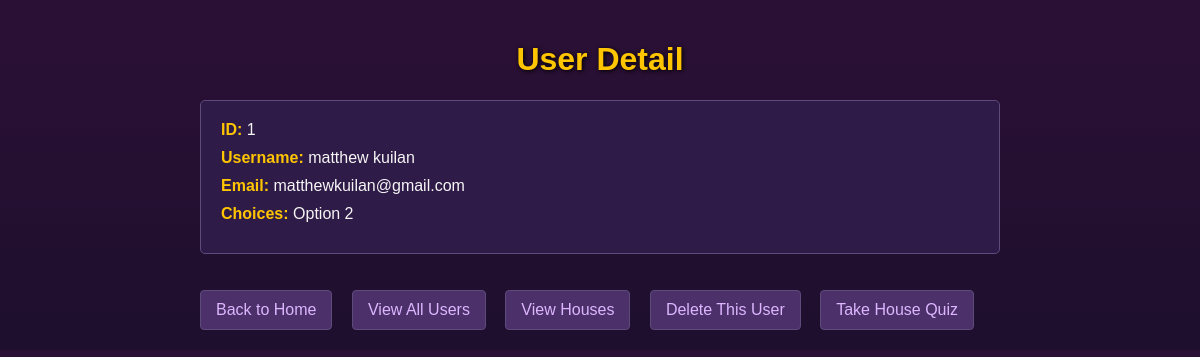
The page /user/1 on the database as committed earlier.
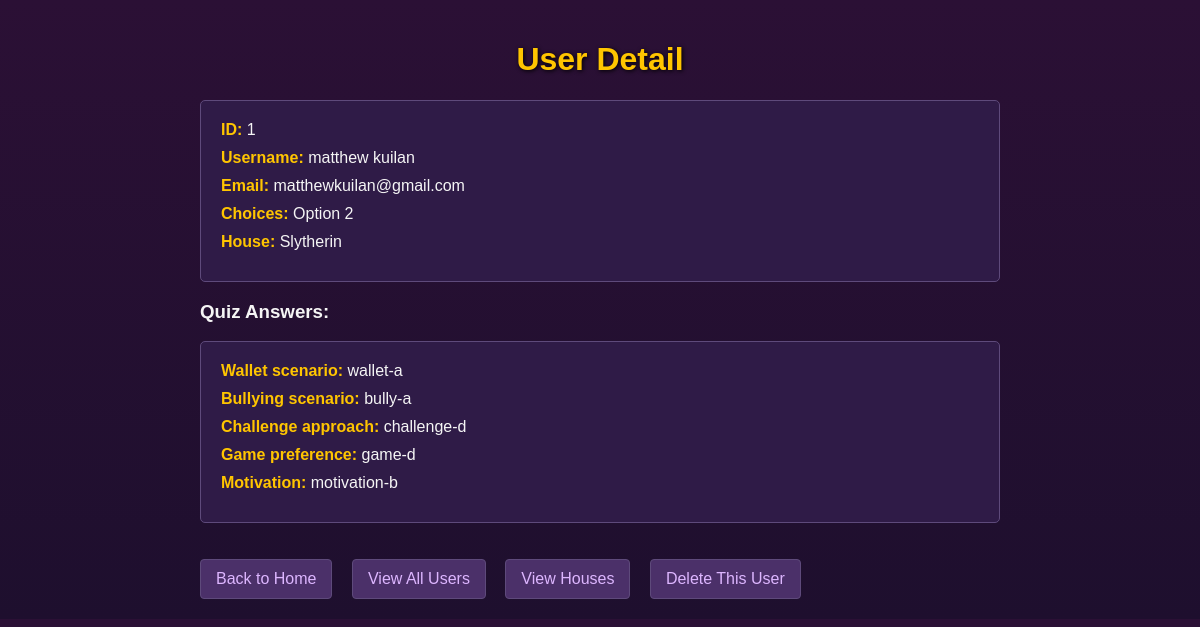
The same page on the database as committed later.
### Sql-alch-test/models.py (models this page shows)
class User(db.Model):
    id: Mapped[int] = mapped_column(primary_key=True)
    username: Mapped[str] = mapped_column(unique=True)
    email: Mapped[str] = mapped_column(unique=True)
    choice: Mapped[str] =  mapped_column()
    wallet_choice: Mapped[str] = mapped_column(nullable=True)
    bully_choice: Mapped[str] = mapped_column(nullable=True)
    challenge_choice: Mapped[str] = mapped_column(nullable=True)
    game_choice: Mapped[str] = mapped_column(nullable=True)
    motivation_choice: Mapped[str] = mapped_column(nullable=True)
    house: Mapped[str] = mapped_column(nullable=True)

### Sql-alch-test/app.py (the view)
@app.route("/user/<int:id>")
def user_detail(id):
    user = db.get_or_404(User, id)
    return render_template("user/detail.html", user=user)

### Sql-alch-test/templates/user/detail.html (shortened to what this page needs)
<!DOCTYPE html>
<html lang="en">
<head>
</head>
<body>
    <h1>User Detail</h1>
    <div class="user-details">
        <ul>
            <li><strong>ID:</strong> {{ user.id }}</li>
            <li><strong>Username:</strong> {{ user.username }}</li>
            <li><strong>Email:</strong> {{ user.email }}</li>
            <li><strong>Choices:</strong> {{ user.choice }}</li>
            {% if user.house %}
            <li>
                <strong>House:</strong>
                <span class="house-badge {{ user.house.lower() }}">{{ user.house }}</span>
            </li>
            {% endif %}
        </ul>
        {% if user.house %}
        <div class="choices">
            <h3>Quiz Answers:</h3>
            <ul>
                {% if user.wallet_choice %}
                <li><strong>Wallet scenario:</strong> {{ user.wallet_choice }}</li>
                {% endif %}
                {% if user.bully_choice %}
                <li><strong>Bullying scenario:</strong> {{ user.bully_choice }}</li>
                {% endif %}
                {% if user.challenge_choice %}
                <li><strong>Challenge approach:</strong> {{ user.challenge_choice }}</li>
                {% endif %}
                {% if user.game_choice %}
                <li><strong>Game preference:</strong> {{ user.game_choice }}</li>
                {% endif %}
                {% if user.motivation_choice %}
                <li><strong>Motivation:</strong> {{ user.motivation_choice }}</li>
                {% endif %}
            </ul>
        </div>
        {% endif %}
    </div>
    <a href="{{ url_for('home') }}">Back to Home</a>
    <a href="{{ url_for('user_list') }}">View All Users</a>
    <a href="{{ url_for('houses') }}">View Houses</a>
    <a href="{{ url_for('user_delete', id=user.id) }}">Delete This User</a>
    {% if not user.house %}
    <a href="{{ url_for('user_quiz', id=user.id) }}">Take House Quiz</a>
    {% endif %}
</body>
</html>

Rows that differ between the two databases and show on the page:
changed User "matthew kuilan": house (not shown) → "Slytherin"; wallet_choice (not shown) → "wallet-a"; bully_choice (not shown) → "bully-a"; challenge_choice (not shown) → "challenge-d"; game_choice (not shown) → "game-d"; motivation_choice (not shown) → "motivation-b"
Other text that changed with them:
text no longer shown: "Take House Quiz"
text now shown: "House: Quiz Answers: Wallet scenario: Bullying scenario: Challenge approach: Game preference: Motivation:"
